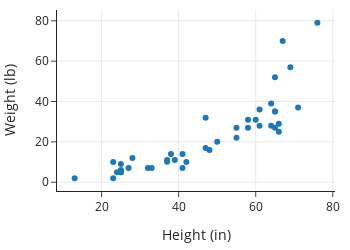

The notebook cell this image was saved under:
### Markdown cell above
Displaying a Figure object renders it to the screen.

### Code cell
fig

### Figure 1 — Plotly figure (JSON) as saved in the notebook; plotly's stock layout.template omitted (floating-point values rounded to 4 significant figures)
{"data": [{"hovertemplate": "Height (in)=%{x}<br>Weight (lb)=%{y}<extra></extra>", "legendgroup": "", "marker": {"color": "#1F77B4", "symbol": "circle"}, "mode": "markers", "name": "", "orientation": "v", "showlegend": false, "type": "scatter", "x": [48, 25, 41, 37, 37, 55, 27, 33, 13, 50, 61, 65, 25, 58, 23, 25, 66, 58, 60, 39, 64, 41, 24, 25, 32, 42, 38, 28, 47, 23, 65, 25, 47, 66, 69, 65, 71, 55, 61, 64, 65, 76, 67], "xaxis": "x", "y": [16, 6, 14, 11, 10.15, 22, 7, 7, 2, 20, 28, 27, 5, 31, 2, 6, 29, 27, 31, 11, 28, 7, 5, 5, 7, 10, 14, 12, 32, 10, 35, 9, 17, 25, 57, 35, 37, 27, 36, 39, 52, 79, 70], "yaxis": "y"}], "layout": {"height": 250, "legend": {"tracegroupgap": 0}, "width": 350, "xaxis": {"anchor": "y", "autorange": true, "domain": [0, 1], "range": [8.418, 80.58], "title": {"text": "Height (in)"}, "type": "linear"}, "yaxis": {"anchor": "x", "autorange": true, "domain": [0, 1], "range": [-4.342, 85.34], "title": {"text": "Weight (lb)"}, "type": "linear"}}}
